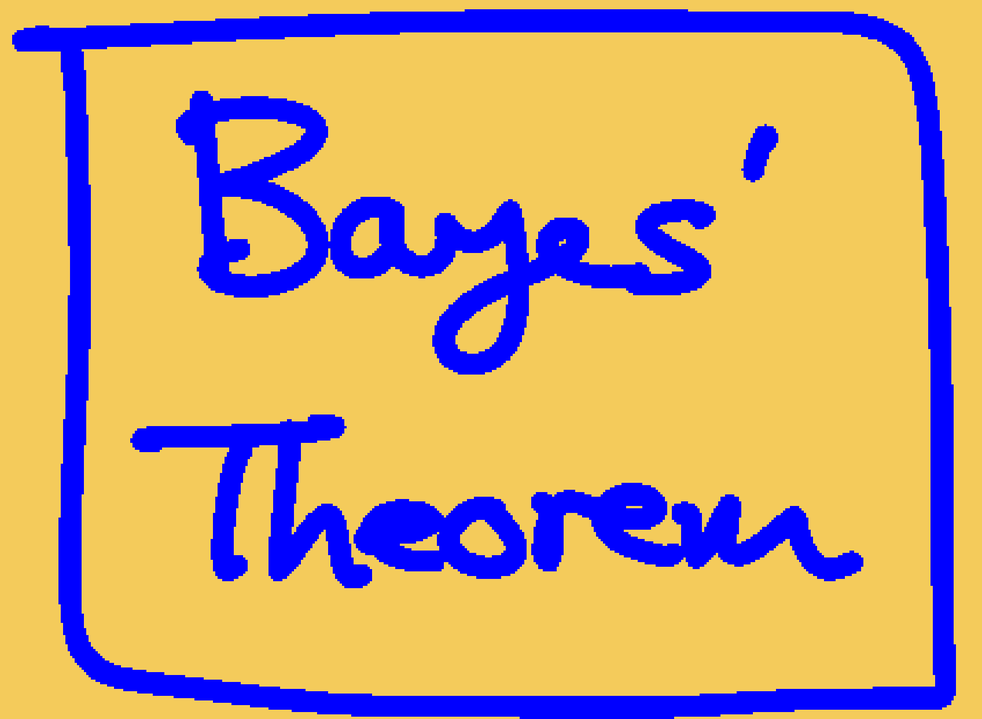
%> input picture Code_Assignment5/image.png, 982 x 719 px, shrunk from 1697 x 1242 before the run
$ octave ex5_2.m   (GNU Octave 9; MATLAB toolbox functions it lacks are replaced by stand-ins)
%> lines starting %> are read from the running program, lines starting %| are printed output that depends on the picture; in (x1, y1, x2, y2) boxes, pixels count from 0 and x2, y2 are one past the last pixel; in counts of white or black regions, pixels touching at a corner belong together; the program's own positions count from 1
%% Exercise 5.2 Graph cuts
addpath('maxflow');
im = imread('image.png');
%> im is the input picture: size 719x982x3 uint8; mean R, G, B 193.7, 161.2, 124.8
im = rgb2gray(im);
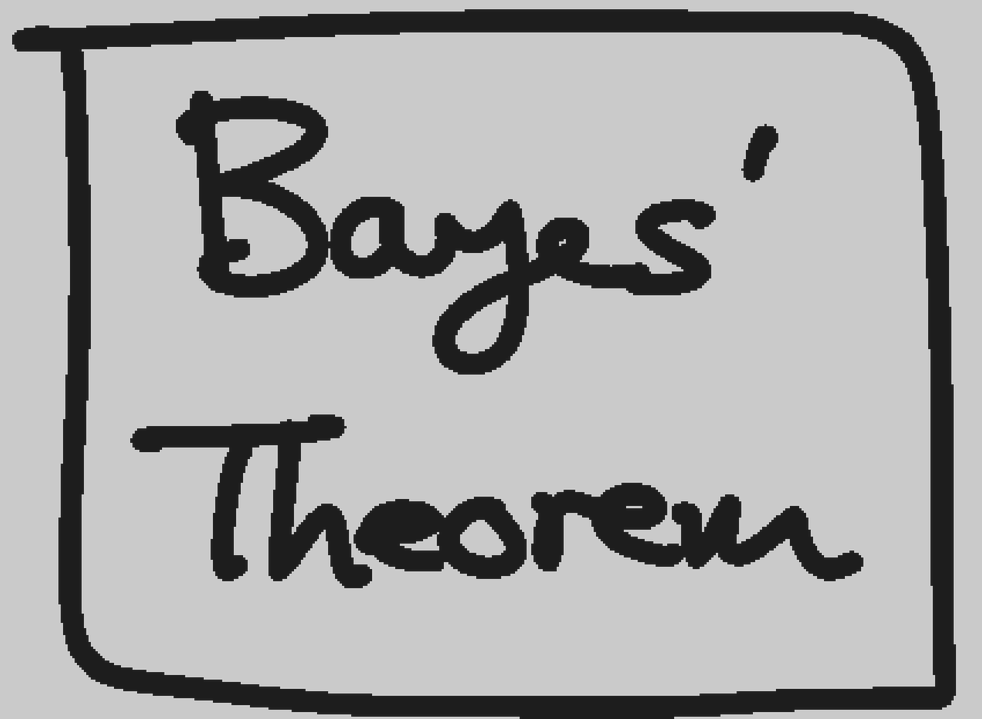
%> im: size 719x982 uint8; min 29, max 230, mean 166.4
[h, w] = size(im);
%> h = 719; w = 982
[val, ~, im] = unique(im);
%> val = 202 values from 29 to 230
im = reshape(im, [h w]);
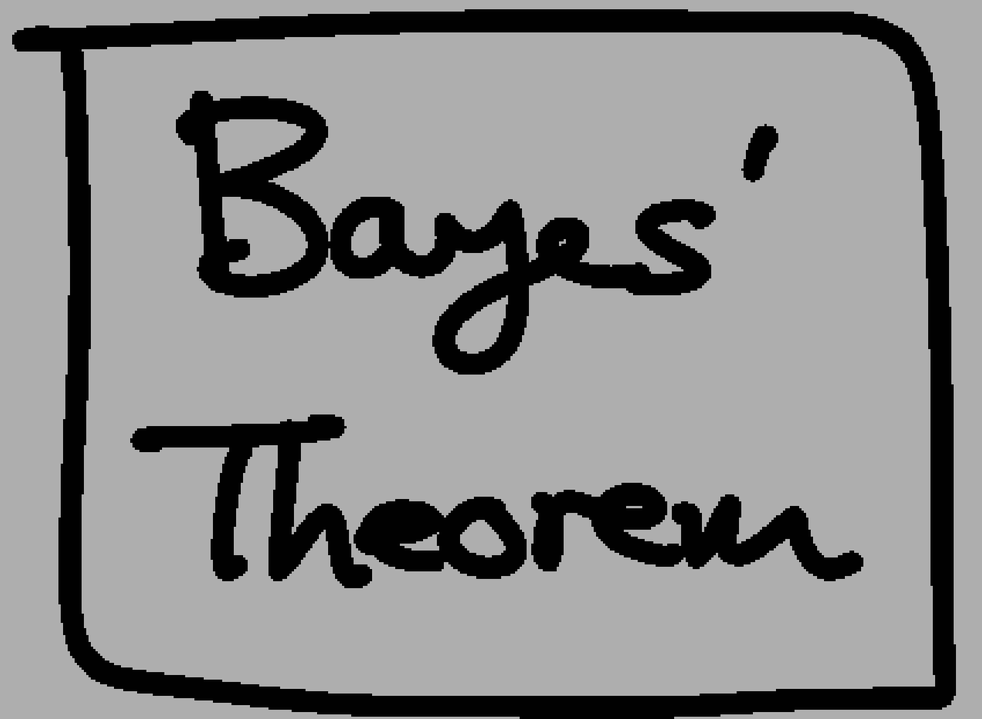
%> im: size 719x982 double; min 1, max 202, mean 138.4
im(im ==2) = -1;
%> im: size 719x982 double; 0.33% of pixels changed, all inside (x1, y1, x2, y2) = (17, 15, 954, 719)
true_im = im;

figure
imagesc(true_im);
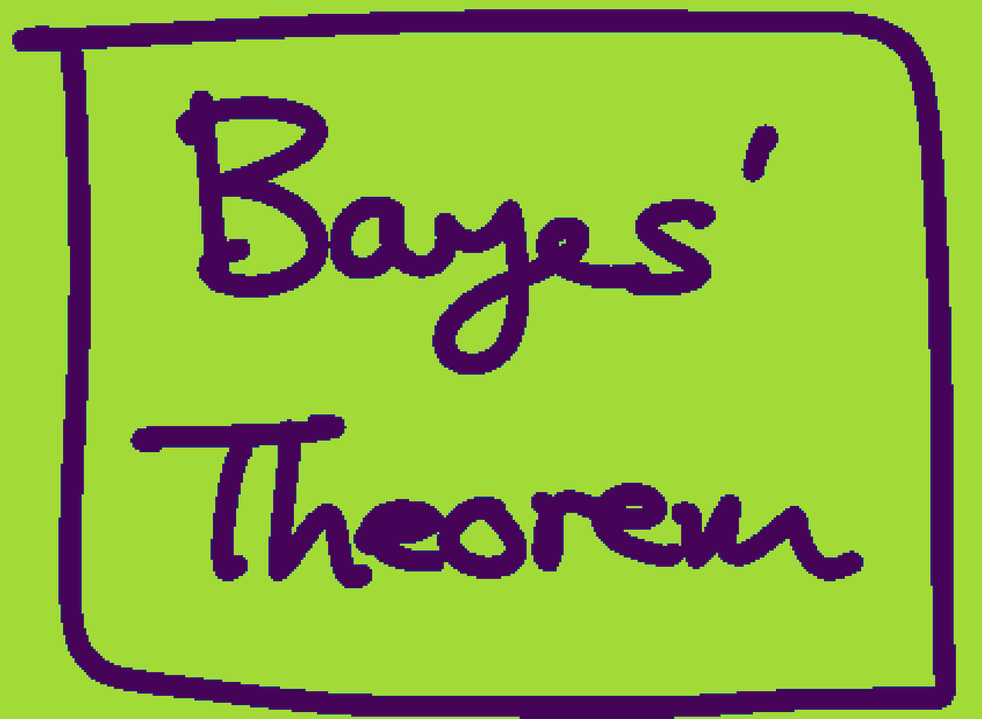
%> displayed picture: size 719x982x3, on the screen's scale of 0 to 255; mean R, G, B 142.1, 174.2, 62.5

mask = (rand(size(im)) > .9);
im(mask) = -im(mask);
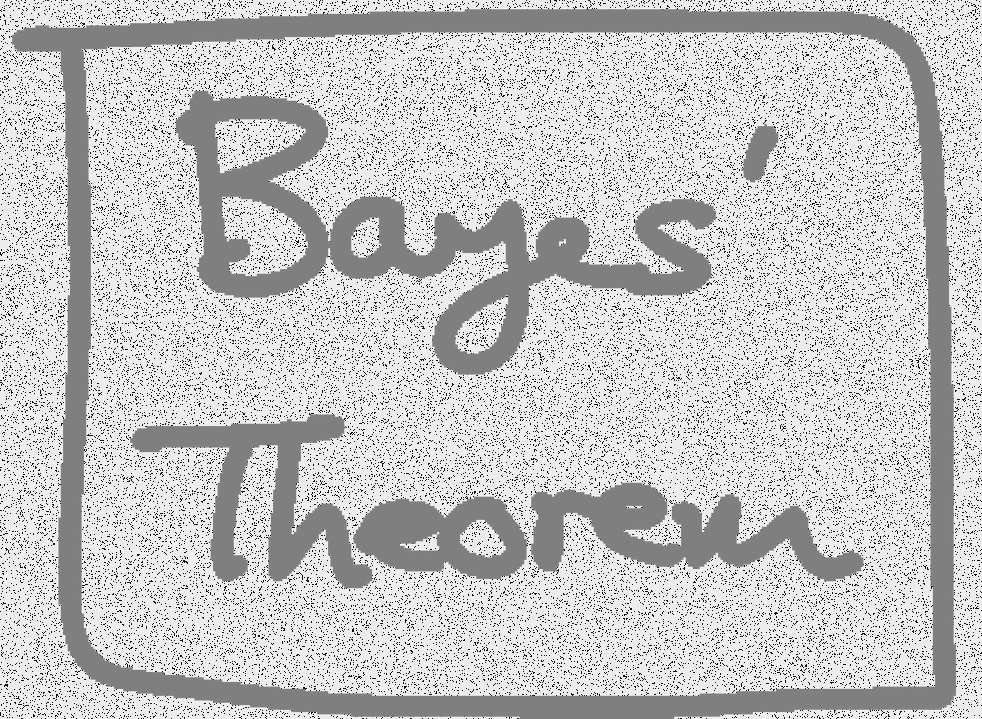
%> im: size 719x982 double; min -200, max 202, mean 110.7; drawn with min black and max white
noisy_im = im;

figure
imagesc(noisy_im);
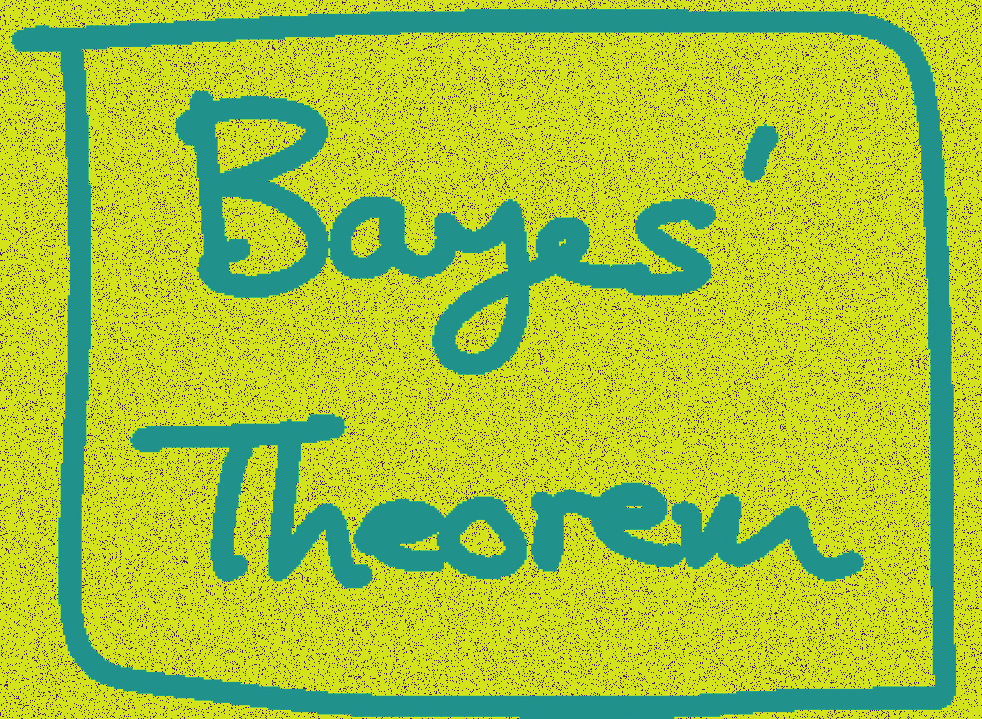
%> displayed picture: size 719x982x3, on the screen's scale of 0 to 255; mean R, G, B 162, 193.3, 57

eta = .1;
alpha = -.05;
beta = .2;

%> (the run ends here)
